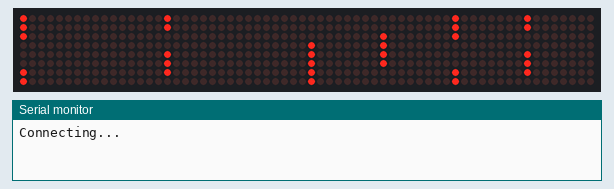
Simulated run of this sketch. Board: ESP8266 (NodeMCU). On the bench: 64×8 LED matrix, the last lines printed to the serial monitor. Wiring (inferred from the names in the program): 8 × MAX7219 LED driver (orientation assumed): CS GPIO 0. WiFi joins after 1.5 s; servers stay silent unless stated.

Above: at 0.1 s.
At 4.6 s:
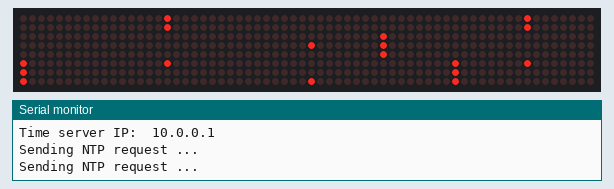
At 29.6 s:
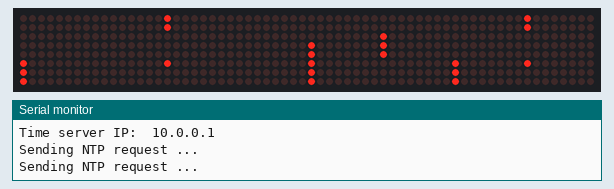

The sketch:

clock.ino
```cpp
// LED matrix driver for max7219
// Jamie apps
// NTP shamelessly ripped from https://tttapa.github.io/ESP8266/Chap15%20-%20NTP.html
#include <SPI.h>
#include "LEDPanel.h"
#include "wifi_info.h"
#include <ESP8266WiFi.h>
#include <ESP8266WiFiMulti.h>
#include <WiFiUdp.h>
#include "time_util.h"
#include <Ticker.h>
Ticker renderTicker;


// clk  D5
// CS   D3
// MOSI D7


LEDPanel panel = LEDPanel(11, 13, 0, 4);
int renderCount = 0;
void renderPanel()
{
  if(renderCount == 0)
  {
    panel.scrollRender(0);
  }
  else if(renderCount > 15)
  {
    panel.scrollRender(-1);
  }
  if((++renderCount)>= panel.getScrollWindowSize())
  {
    renderCount = 0;
  }
}


ESP8266WiFiMulti wifiMulti;      // Create an instance of the ESP8266WiFiMulti class, called 'wifiMulti'
WiFiUDP UDP;                     // Create an instance of the WiFiUDP class to send and receive
IPAddress timeServerIP;          // time.nist.gov NTP server address
const char* NTPServerName = "time.nist.gov";
const int NTP_PACKET_SIZE = 48;  // NTP time stamp is in the first 48 bytes of the message
byte NTPBuffer[NTP_PACKET_SIZE]; // buffer to hold incoming and outgoing packets
int rejectCount = 0;

void setup()
{
  panel.disable();
  panel.setLEDIntensity(0);
  Serial.begin(115200);
  panel.enable();
  panel.writeString("ABCDE",true);
  renderTicker.attach(0.1, renderPanel);
  Serial.println("Connecting...");
  wifiMulti.addAP(SSID_DEF, PASSWORD_DEF);   // add Wi-Fi networks
  while (wifiMulti.run() != WL_CONNECTED) {  // Wait for the Wi-Fi to connect
    delay(250);
    Serial.print('.');
  }
  Serial.println("\r\n");
  Serial.print("Connected to ");
  Serial.println(WiFi.SSID());             // Tell us what network we're connected to
  Serial.print("IP address:\t");
  Serial.print(WiFi.localIP());            // Send the IP address of the ESP8266 to the computer
  Serial.println("Starting UDP");
  UDP.begin(123);                          // Start listening for UDP messages on port 123
  Serial.print("Local port:\t");
  Serial.println(UDP.localPort());
  if(!WiFi.hostByName(NTPServerName, timeServerIP)) { // Get the IP address of the NTP server
    Serial.println("DNS lookup failed. Rebooting.");
    Serial.flush();
    ESP.reset();
  }
  Serial.print("Time server IP:\t");
  Serial.println(timeServerIP);

  Serial.println("\r\nSending NTP request ...");
  sendNTPpacket(timeServerIP);
}

void loop()
{
    uint32_t unixTime = getTime();
    while (unixTime == 0) {
        delay(1000*3);
        Serial.println("\r\nSending NTP request ...");
        unixTime = getTime();
    }
    struct time Time = get_time_struct(unixTime);
    uint32_t increment = 0;
    int inc_hours   = Time.hours;
    if (Time.daylight_saving) {
        inc_hours++;
    }
    int inc_mins    = Time.minutes;
    int inc_seconds = Time.seconds;
    char min_tempBuffer[2];
    char hour_tempBuffer[2];
    String minutes;
    String hours;
    String output;
    while(true) {
        increment++;
        inc_seconds++;
        if (inc_seconds == 60) {
            inc_mins++;
            inc_seconds-=60;
        }
        if (inc_mins == 60) {
            inc_hours++;
            inc_mins-=60;
        }
        // update display
        sprintf(min_tempBuffer, "%02d",inc_mins);
        minutes = String(min_tempBuffer);
        sprintf(hour_tempBuffer, "%02d",inc_hours);
        hours   = String(hour_tempBuffer);
        output = String("");
        output.concat(hours);
        if ((inc_seconds % 2) == 0) {
            output.concat(":");
        } else {
            output.concat(" ");
        }
        output.concat(minutes);
        panel.writeString(output,true);
        // wait a min
        delay(1000);
        // if its been longer than an hour since last check
        if (increment > 3600) {
            // attempt to read
            uint32_t temp = getTime();
            // ie the time has been aquired and its updated!
            if (temp != 0 && temp != unixTime) {
                Serial.println("Time Update Received");
                unixTime = temp;
                Time = get_time_struct(unixTime);
                uint32_t increment = 0;
                int inc_hours   = Time.hours;
                if (Time.daylight_saving) {
                    inc_hours++;
                }
                int inc_mins    = Time.minutes;
                int inc_seconds = Time.seconds;
                increment = 0;
            } else {
                // else try again to get the time
                Serial.println("Requesting Time Update");
                sendNTPpacket(timeServerIP);
            }
        }

  }


}


uint32_t getTime() {
  if (UDP.parsePacket() == 0) { // If there's no response (yet)
    return 0;
  }
  UDP.read(NTPBuffer, NTP_PACKET_SIZE); // read the packet into the buffer
  // Combine the 4 timestamp bytes into one 32-bit number
  uint32_t NTPTime = (NTPBuffer[40] << 24) | (NTPBuffer[41] << 16) | (NTPBuffer[42] << 8) | NTPBuffer[43];
  // Convert NTP time to a UNIX timestamp:
  // Unix time starts on Jan 1 1970. That's 2208988800 seconds in NTP time:
  const uint32_t seventyYears = 2208988800UL;
  // subtract seventy years:
  uint32_t UNIXTime = NTPTime - seventyYears;
  return UNIXTime;
}

void sendNTPpacket(IPAddress& address) {
  memset(NTPBuffer, 0, NTP_PACKET_SIZE);  // set all bytes in the buffer to 0
  // Initialize values needed to form NTP request
  NTPBuffer[0] = 0b11100011;   // LI, Version, Mode
  // send a packet requesting a timestamp:
  UDP.beginPacket(address, 123); // NTP requests are to port 123
  UDP.write(NTPBuffer, NTP_PACKET_SIZE);
  UDP.endPacket();
}

inline int getSeconds(uint32_t UNIXTime) {
  return UNIXTime % 60;
}

inline int getMinutes(uint32_t UNIXTime) {
  return UNIXTime / 60 % 60;
}

inline int getHours(uint32_t UNIXTime) {
  return UNIXTime / 3600 % 24;
}


inline int getDays(uint32_t UNIXTime) {
  return (UNIXTime / (3600*24))%356;
}

inline int getMonth(int days) {

}
```

LEDPanel.h
```cpp
#ifndef LEDPANELDEF
#define LEDPANELDEF
#include <SPI.h>
//#include "digitsDefs.h"

class LEDPanel
{
  public:
  LEDPanel(byte dataPin, byte clockPin, byte CSPin, byte panels);
  void setLEDIntensity(byte level);
  void enable();
  void disable();
  void writeBufferToPanel(byte *LEDBuffer,byte panel);
  void writeBuffer(byte *LEDBuffer);
  void writeBufferToAll(byte *LEDBuffer);
  void bufferRotate(byte *inputBuffer);
  void scrollRender(int index);
  void writeString(String input, bool scroll);
  void writeString_old(String input, bool scroll);
  byte getScrollWindowSize();
  byte getScrollWindowIndex();

  private:
  bool _scroll;
  byte _scrollWindowIndex;
  byte _maxScrollWindowIndex;
  byte _dataPin;
  byte _clockPin;
  byte _CSPin;
  byte _panels;
  void writeToAll(byte reg, byte data);
  byte *_totalFrameBuffer;
  byte *_frameBuffer;
};

// digit stuff
extern byte redef_A[8];
extern byte redef_B[8];
extern byte redef_C[8];
extern byte redef_D[8];
extern byte redef_E[8];
extern byte redef_F[8];
extern byte redef_G[8];
extern byte redef_H[8];
extern byte redef_I[8];
extern byte redef_L[8];
extern byte redef_V[8];
extern byte redef_P[8];
extern byte redef_M[8];

extern byte redef_one[8];
extern byte redef_two[8];
extern byte redef_three[8];
extern byte redef_four[8];
extern byte redef_five[8];
extern byte redef_six[8];
extern byte redef_seven[8];
extern byte redef_eight[8];
extern byte redef_nine[8];
extern byte redef_zero[8];
extern byte redef_blank[8];
extern byte redef_colon[8];

extern byte *getVerticalLetter(char character);

#endif
```

time_util.cpp
```cpp
#include "time_util.h"
// #include <ESP8266WiFi.h>


struct time get_time_struct(uint32_t time) {
    int year = 0;
    uint32_t year_seconds = year_to_seconds(year);
    int leap_years = 0;
    while (time > year_seconds) {
        time -= year_seconds;
        year++;
        if (is_leap_year(year)) {
            leap_years++;
        }
        year_seconds = year_to_seconds(year);
    }
    // 0 - Monday
    // starts on thursday
    int day_of_week = 3;
    int week = 0;
    uint32_t temp = time;
    while (temp>WEEK_IN_SECONDS) {
        temp -= WEEK_IN_SECONDS;
        week++;
    }
    while(temp>DAY_IN_SECONDS) {
        day_of_week++;
        temp-=DAY_IN_SECONDS;
    }

    int hour = 0;
    while(temp>HOUR_IN_SECONDS) {
        hour++;
        temp -= HOUR_IN_SECONDS;
    }

    int minute = 0;
    while(temp>MINUTE_IN_SECONDS) {
        minute++;
        temp -= MINUTE_IN_SECONDS;
    }
    int second = temp;

    // add one day per year, and two for leap years
    day_of_week+year+leap_years;
    day_of_week = day_of_week%7;
    int month = 0;
    const int *monthDays;
    const int *cumMonthDays;
    if (is_leap_year(year)) {
        monthDays = monthDays_leap_year;
        cumMonthDays = monthDays_cumulative_leap_year;
    } else {
        monthDays = monthDays_non_leap_year;
        cumMonthDays = monthDays_cumulative_non_leap_year;

    }
    while(time > monthDays[month]*DAY_IN_SECONDS) {
        time -= monthDays[month]*DAY_IN_SECONDS;
        month++;
    }
    int day_of_month = (week*7+day_of_week) - cumMonthDays[month];

    bool daylight_saving = false;
    // if month is bigger than march and less than october
    if (month>2 && month<9) {
        daylight_saving = true;
    }
    /*
    In the UK the clocks go forward 1 hour at 1am on the
    last Sunday in March, and back 1 hour at 2am on the
    last Sunday in October.
    */

    // if in march
    if (month==2) {
        int days_until_next_sunday = 7-day_of_week;
        int days_left_of_month = monthDays[2]-day_of_month;
        if (days_until_next_sunday>days_left_of_month) {
            // ie the last sunday has happened already
            daylight_saving = true;
        }
    }

    // if in october
    if (month==2) {
        int days_until_next_sunday = 7-day_of_week;
        int days_left_of_month = monthDays[2]-day_of_month;
        if (days_until_next_sunday>days_left_of_month) {
            // ie the last sunday has happened already
            daylight_saving = true;
        }
    }
    struct time return_time;
    return_time.seconds = second;
    return_time.minutes = minute;
    return_time.hours = hour;
    return_time.day_of_year = week*7+day_of_week;
    return_time.day_of_month = day_of_month;
    return_time.day_of_week = day_of_week;
    return_time.month = month;
    return_time.week = week;
    return_time.daylight_saving = daylight_saving;
    return_time.year = year+1970;
    return return_time;
}

bool is_leap_year(int year) {
    if ((year%4) && ((year%400) || !(year%100))) {
        return true;
    } else {
        return false;
    }
}

uint32_t year_to_seconds(int year) {
    if (is_leap_year(year)) {
        return LEAP_YEAR_IN_SECONDS;
    } else {
        return YEAR_IN_SECONDS;
    }
}
```

time_util.h
```cpp
#ifndef TIMEUTILDEF
#define TIMEUTILDEF
#include <stdint.h>
#include <stdbool.h>
// #include <ESP8266WiFi.h>


struct time {
    int seconds;
    int minutes;
    int hours;
    int day_of_year;
    int day_of_month;
    int day_of_week;
    int month;
    int week;
    bool daylight_saving;
    int year;
};

const uint32_t MINUTE_IN_SECONDS = 60;
const uint32_t HOUR_IN_SECONDS = 3600;
const uint32_t DAY_IN_SECONDS = 24*3600;
const uint32_t WEEK_IN_SECONDS = 7*24*3600;
const uint32_t YEAR_IN_SECONDS = 365*24*3600;
const uint32_t LEAP_YEAR_IN_SECONDS = 366*24*3600;

const int monthDays_non_leap_year[] = {
    31,28,31,30,31,30,31,31,30,31,30,31
};

const int monthDays_cumulative_non_leap_year[] = {
    0, 31, 59, 90, 120, 151, 181, 212, 243, 273, 304, 334
};

const int monthDays_leap_year[] = {
    31,29,31,30,31,30,31,31,30,31,30,31
};

const int monthDays_cumulative_leap_year[] = {
    0, 31, 60, 91, 121, 152, 182, 213, 244, 274, 305, 335
};


struct time get_time_struct(uint32_t time);
bool is_leap_year(int year);
uint32_t year_to_seconds(int year);

#endif
```

wifi_info_template.h
```cpp
// fill in details, then copy this file to wifi_info.h
#define SSID_DEF ""
#define PASSWORD_DEF ""
```

Source omitted: LEDPanel.cpp (12878 bytes)

Measured:
- what the display in image 1 shows lasts 25.0 s, from 4.5 s to 29.5 s
